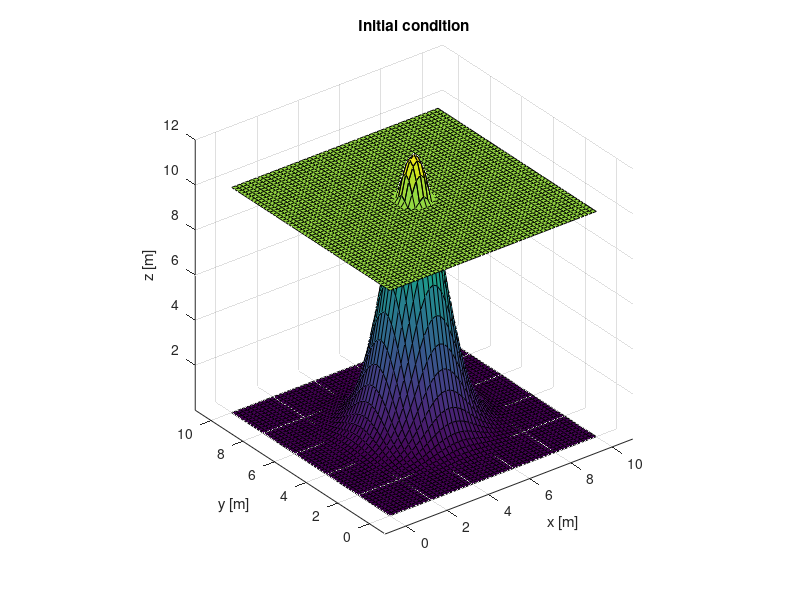
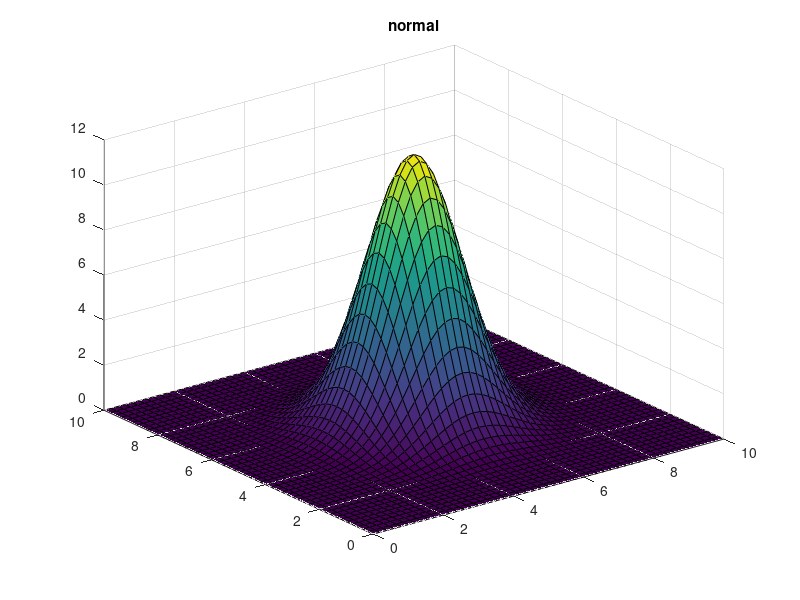
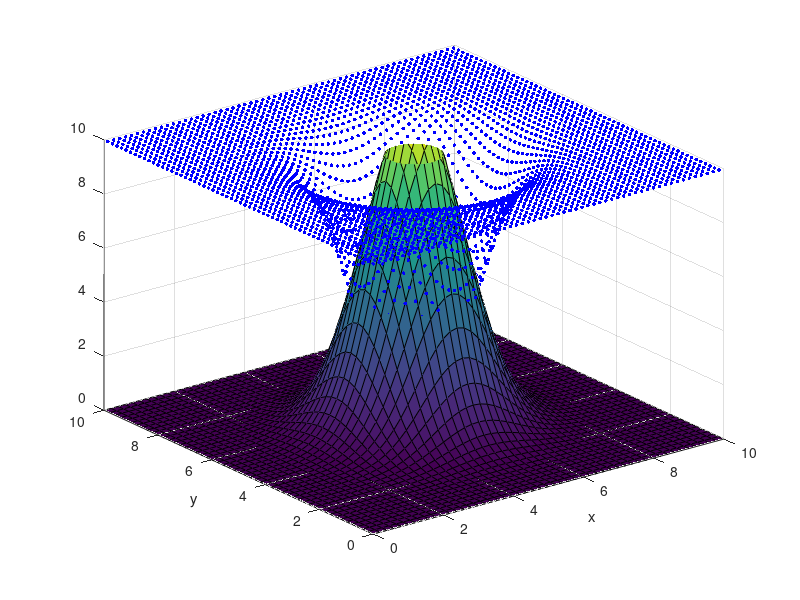

Recreate these plots in MATLAB, in order.
% WELL-BALANCED-ZERO_HP


clear all;
clc;

Lx = 10; Ly = 10;
nEx = 50; %180
nEy = 50;
hl = [Lx/nEx Ly/nEy];
nl=2;
[xv,yv] = meshgrid(0:hl(1):Lx,0:hl(2):Ly);
NVx = size(xv,2);
NVy = size(yv,1);
NV  = NVx*NVy;
NP = (NVx-1)*(NVy-1);
Nex = NVx-1;
Ney = NVy-1;
x = xv(:); y = yv(:);


Zplot =12 .*exp(-2/5.*((xv-5).^2 + (yv-5).^2));  % choose this one for Z_1
%Zplot(xv>=4 & xv<=8 & yv>=4 & yv<=8) = 4;     % choose this one for Z_2

h = 0*Zplot;
Ymin = 0; Ymax = 10; Xmin = 0; Xmax = 10;
select = (yv>Ymin & yv<Ymax & xv >Xmin & xv < Xmax);

[gx,gy] = gradient(Zplot, hl(1), hl(2));

X = xv; Y = yv;
h= 10 - Zplot;
h(h < 0) = 0;

surf (xv, yv, Zplot)
hold all
surf (X, Y, Zplot+h)
axis equal
xlabel('x [m]')
ylabel('y [m]')
zlabel('z [m]')
title('Initial condition')

DX = .17; DY = .17;
[xp, yp] = meshgrid (Xmin:DX:Xmax, Ymin:DY:Ymax);

hp = interp2 (X, Y, h, xp, yp, 'linear');
hp = hp(:);
xp = xp(:);
yp = yp(:);

hzero = find(hp <= 0.001);
hp(hzero) = [];
xp(hzero) = [];
yp(hzero) = [];

%{
xL      = 0+(0.5*hl(1)/nl):hl(1)/nl:10;
yL      = 0+(0.5*hl(1)/nl):hl(1)/nl: Ly-(0.5*hl(1)/nl);

[xpl,ypl] = meshgrid(xL,yL);
L = Lx;

xpr = [];
ypr = xpr;

xp = [xpl(:); xpr(:)];
yp = [ypl(:); ypr(:)];

hp =  10.*ones(size(xp(:),1),1);
%}

Xp = [xp(:),yp(:)];



figure()
surf(xv,yv,Zplot);
title('normal')




Z = Zplot(:); %reshape(Zplot,NVy*NVx,1);
dZdx = gx(:); %reshape(gx,NV,1);
dZdy = gy(:); %reshape(gy,NV,1);
nmp = numel(xp(:));







 figure()
surf(xv,yv,Zplot)
hold on
scatter3(xp,yp,hp,7,'b','filled');
axis([0 10 0 10 0 10])
xlabel('x');
ylabel('y');



%% Constants
g     = 9.81;
xi    = 0;
vis   = 0;
ty    = 0;
T     = 1.5;

%% Material point quantities initialization
nmp   = numel(xp);
rhosy = 1000.0;
Msys  = sum (hp*(hl(1)/nl).^2*rhosy);
Mp    = Msys/nmp * ones(nmp, 1);
Vp    = Mp./rhosy;
Ap    = Vp./hp;
vp    = zeros (nmp,2);

momp  = zeros (nmp,2);

Fb(:,1) = zeros (nmp,1);
Fb(:,2) = zeros (nmp,1);

BINGHAM = 0.0;
FRICTION = 0.0;
CFL = 0.1;
BC_FLAG = 0.0;

eq_level = 10.0;

%%
DATA = struct (
	   "x", xp, ...
	   "y", yp, ...
	   "Mp", Mp, ...
	   "Ap", Ap, ...
	   "vpx", vp(:,1), ...
	   "vpy", vp(:,2), ...
	   "Nex", nEx, ...
	   "Ney", nEy, ...
	   "hx", hl(1), ...
	   "hy", hl(2), ...
	   "hp", hp, ...
	   "mom_px", momp(:,1), ...
	   "mom_py", momp(:,2), ...
	   "g", g, ...
	   "T", T, ...
	   "xi", xi, ...
	   "vis", vis, ...
	   "ty", ty, ...
	   "rho", rhosy, ...
	   "Vp", Vp, ...
	   "Z", Z, ...
	   "dZdx", dZdx, ...
	   "dZdy", dZdy, ...
	   "BINGHAM_ON", BINGHAM, ...
       "FRICTION_ON", FRICTION, ...
       "CFL", CFL, ...
       "BC_FLAG", BC_FLAG, ...
	   "eq_level", eq_level
	 );
% --- Scrittura manuale del DATA.json ---
function v2j (fid, name, x, last)
  if isscalar(x) && ~ischar(x)
    fprintf(fid, '"%s": %.17g', name, x);
  elseif ischar(x)
    fprintf(fid, '"%s": "%s"', name, x);
  else
    x = x(:);
    fprintf(fid, '"%s": [', name);
    fprintf(fid, '%.17g', x(1));
    for k = 2:numel(x)
      fprintf(fid, ',%.17g', x(k));
    endfor
    fprintf(fid, ']');
  endif
  if (~last)
    fprintf(fid, ',\n');
  else
    fprintf(fid, '\n');
  endif
endfunction

FID = fopen("DATA.json","w");
fprintf(FID, "{\n");
v2j(FID, "x",           xp,         false);
v2j(FID, "y",           yp,         false);
v2j(FID, "Mp",          Mp,         false);
v2j(FID, "Ap",          Ap,         false);
v2j(FID, "vpx",         vp(:,1),    false);
v2j(FID, "vpy",         vp(:,2),    false);
v2j(FID, "Nex",         Nex,        false);
v2j(FID, "Ney",         Ney,        false);
v2j(FID, "hx",          hl(1),      false);
v2j(FID, "hy",          hl(2),      false);
v2j(FID, "hp",          hp,         false);
v2j(FID, "mom_px",      momp(:,1),  false);
v2j(FID, "mom_py",      momp(:,2),  false);
v2j(FID, "g",           g,          false);
v2j(FID, "T",           T,          false);
v2j(FID, "xi",          xi,         false);
v2j(FID, "vis",         vis,        false);
v2j(FID, "ty",          ty,         false);
v2j(FID, "rho",         rhosy,      false);
v2j(FID, "Vp",          Vp,         false);
v2j(FID, "Z",           Z,          false);
v2j(FID, "dZdx",        dZdx,       false);
v2j(FID, "dZdy",        dZdy,       false);
v2j(FID, "BC_FLAG",    BC_FLAG,           false);
v2j(FID, "CFL",        CFL,           false);
v2j(FID, "BINGHAM_ON", BINGHAM,           false);
v2j(FID, "eq_level",eq_level,           false); 
v2j(FID, "FRICTION_ON",FRICTION,           true);
fprintf(FID, "}\n");
fclose(FID);
disp("DATA.json scritto correttamente");
